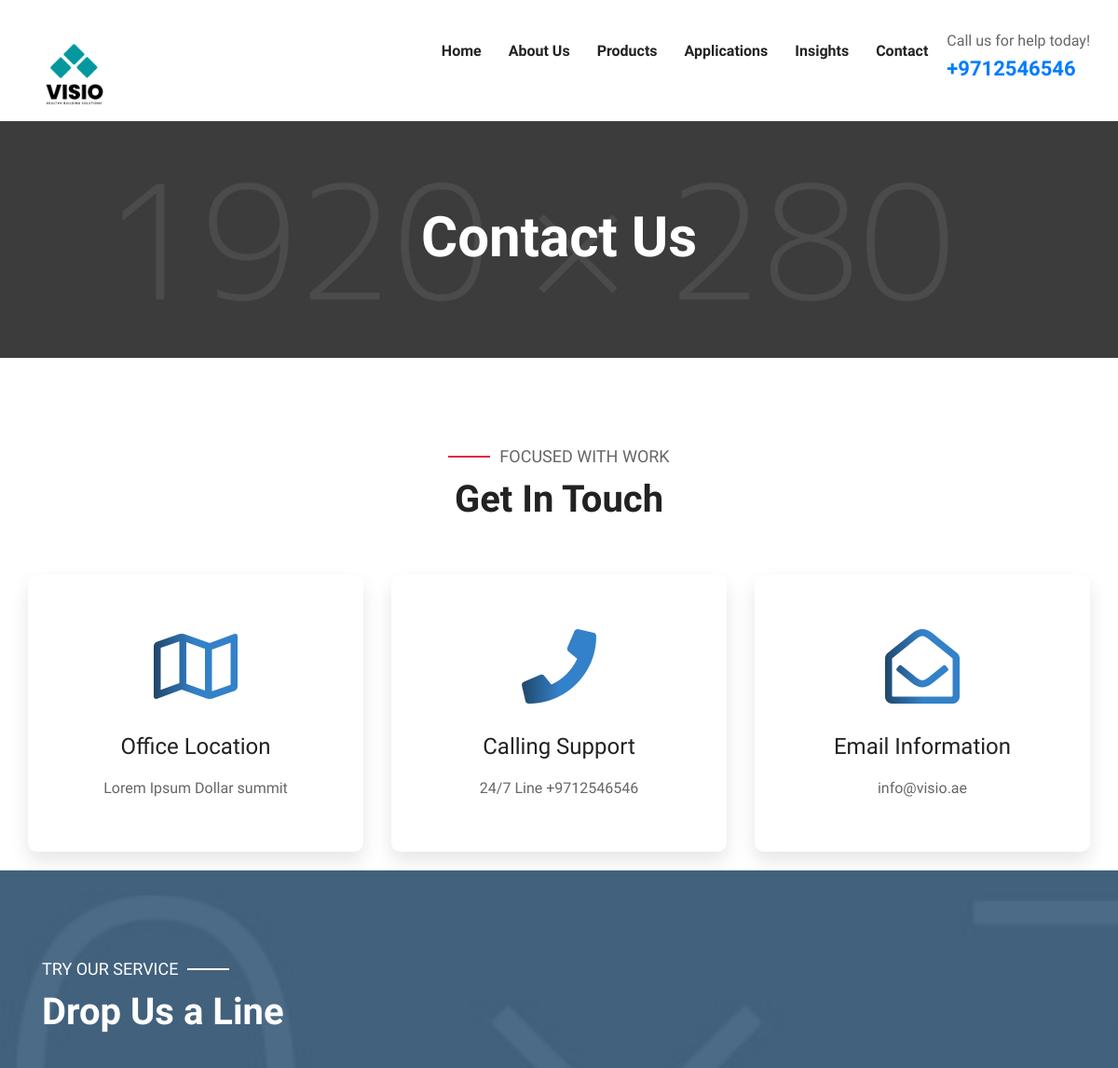
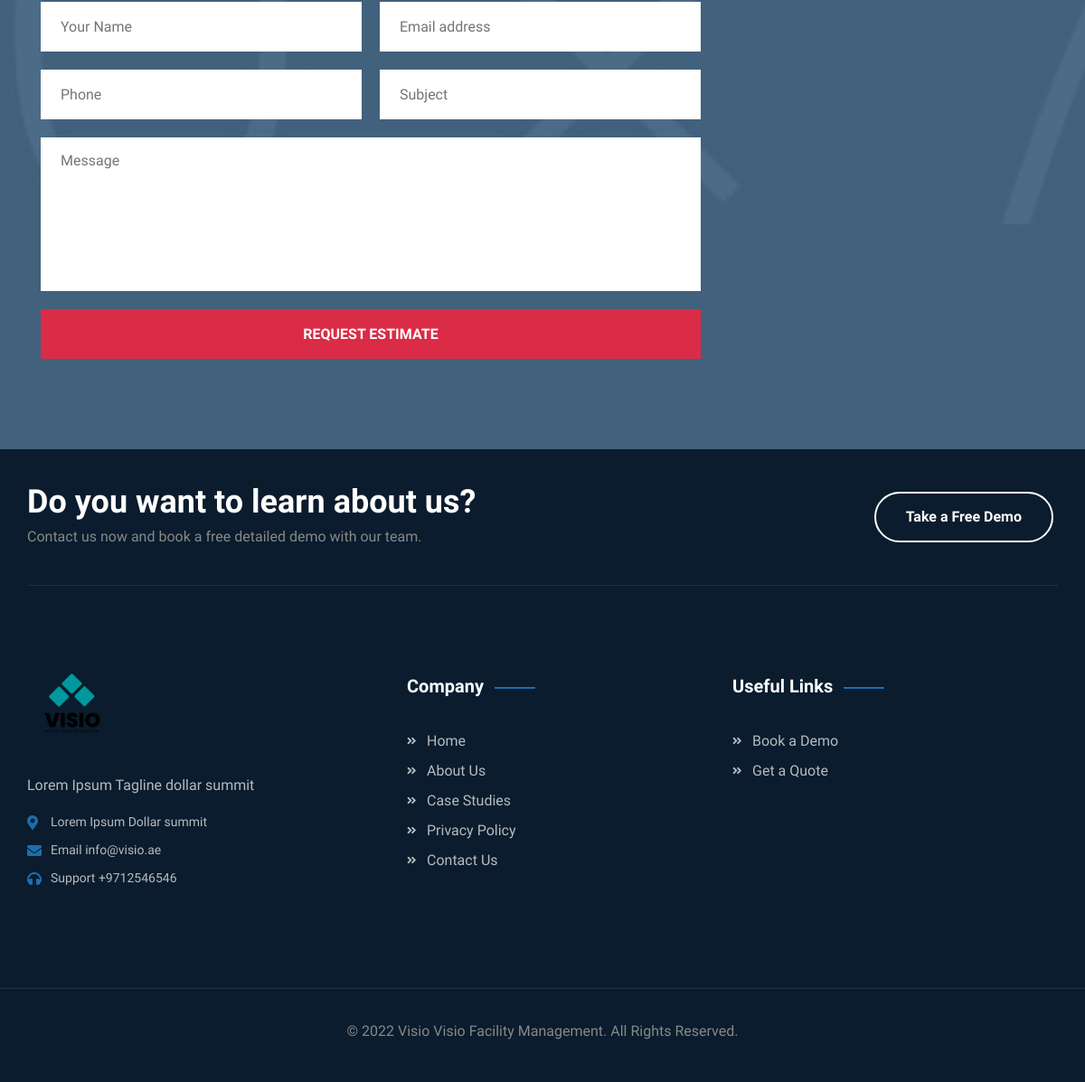
The page /contact-us/ on the database its author committed (2 pictures, top to bottom).
### Visio_Website/models.py (models this page shows, shortened)
class CompanyInformation(models.Model):
    website_name = models.CharField(max_length=1000)
    tag_line = models.TextField(null=True, blank=True)
    logo = models.ImageField(upload_to="images/company")
    favicon = models.ImageField(upload_to="images/company")
    copyright_text = models.TextField()
    class Meta:
        verbose_name = "Company Information"
        verbose_name_plural = "Company Information"

class ContactUs(models.Model):
    banner = models.ImageField(upload_to="images/", help_text="Upload image of size 1920x280")
    address = models.TextField(null=True, blank=True)
    email_address = models.TextField(null=True, blank=True)
    phone_number = models.TextField(null=True, blank=True)
    banner_section_2 = models.ImageField(upload_to="images/", help_text="Upload image of size 1920x785")
    class Meta:
        verbose_name = "Contact Us"
        verbose_name_plural = "Contact Us"

### Visio_Website/views.py (the view)
# urls.py: path('contact-us/', views.contact_us, name="contact_us"),
def contact_us(request):
    slider = Slider.objects.all()
    company_info = CompanyInformation.objects.first()
    intro_section = IntroSection.objects.all()
    supporting_content = SupportingContent.objects.first()
    services = Services.objects.all()
    statistics = Statistics.objects.first()
    features = Features.objects.all()
    why_us = WhyUs.objects.all()
    insight_section = InsightsSection.objects.first()
    teams = Team.objects.all()
    clients = Client.objects.all()
    testimonial = Testimonial.objects.all()
    blogs = Blog.objects.all()
    three_blogs = Blog.objects.all()[:3]
    all_products = Products.objects.all()
    all_applications = Applications.objects.all()
    about_us_info = AboutUs.objects.first()
    contact_us_info = ContactUs.objects.first()
    context = {
        "sliders": slider,
        "company_info": company_info,
        "intro_section": intro_section,
        "supporting_content": supporting_content,
        "services": services,
        "statistics": statistics,
        "features": features,
        "why_us": why_us,
        "insight_section": insight_section,
        "teams": teams,
        "clients": clients,
        "testimonials": testimonial,
        "blogs": blogs,
        "all_products": all_products,
        "all_applications": all_applications,
        "about_us_info": about_us_info,
        "contact_us_info": contact_us_info,
        "three_blogs": three_blogs,
    }
    return render(request, template_name="wsite/contact_us.html", context=context)

### templates/wsite/contact_us.html (shortened to what this page needs)
{% extends 'base/base.html' %}
{% load static %}
{% block header_class %}style-six {% endblock header_class %}
{% block main_content %}
    <section class="page-title centred"
             style="background-image: url({{ contact_us_info.banner.url }});">
        <div class="auto-container">
            <div class="content-box clearfix">
                <h1>Contact Us</h1>
            </div>
        </div>
    </section>
    <section class="contact-information centred">
        <div class="auto-container">
            <div class="sec-title right">
                <h5>focused with work</h5>
                <h2>Get In Touch</h2>
            </div>
            <div class="row clearfix">
                <div class="col-lg-4 col-md-6 col-sm-12 single-column">
                    <div class="single-item wow fadeInUp" data-wow-delay="00ms" data-wow-duration="1500ms">
                        <div class="inner-box">
                            <div class="icon-box"><i class="far fa-map"></i></div>
                            <h3>Office Location</h3>
                            <p>{{ contact_us_info.address }}</p>
                        </div>
                    </div>
                </div>
                <div class="col-lg-4 col-md-6 col-sm-12 single-column">
                    <div class="single-item wow fadeInUp" data-wow-delay="200ms" data-wow-duration="1500ms">
                        <div class="inner-box">
                            <div class="icon-box"><i class="fas fa-phone"></i></div>
                            <h3>Calling Support</h3>
                            <p>24/7 Line <a href="tel:{{ contact_us_info.phone_number }}">{{ contact_us_info.phone_number }}</a></p>
                        </div>
                    </div>
                </div>
                <div class="col-lg-4 col-md-6 col-sm-12 single-column">
                    <div class="single-item wow fadeInUp" data-wow-delay="400ms" data-wow-duration="1500ms">
                        <div class="inner-box">
                            <div class="icon-box"><i class="far fa-envelope-open"></i></div>
                            <h3>Email Information</h3>
                            <p><a href="mailto:{{ contact_us_info.email_address }}">{{ contact_us_info.email_address }}</a><br/></p>
                        </div>
                    </div>
                </div>
            </div>
        </div>
    </section>
    <section class="contact-style-two mt-20"
             style="background-image: url({{ contact_us_info.banner_section_2.url }});" id="contact_form">
        <div class=" auto-container">
            <div class="col-xl-8 col-lg-12 col-md-12 inner-column">
                <div class="sec-title left light">
                    <h5>try our service</h5>
                    <h2>Drop Us a Line</h2>
                </div>
                <form method="post" action="#" id="contact-form" class="default-form">
                    <div class="row clearfix">
                        <div class="col-lg-6 col-md-6 col-sm-12 form-group">
                            <input type="text" name="username" placeholder="Your Name" required="">
                        </div>
                        <div class="col-lg-6 col-md-6 col-sm-12 form-group">
                            <input type="email" name="email" placeholder="Email address" required="">
                        </div>
                        <div class="col-lg-6 col-md-6 col-sm-12 form-group">
                            <input type="text" name="phone" placeholder="Phone" required="">
                        </div>
                        <div class="col-lg-6 col-md-6 col-sm-12 form-group">
                            <input type="text" name="subject" placeholder="Subject" required="">
                        </div>
                        <div class="col-lg-12 col-md-12 col-sm-12 form-group">
                            <textarea name="message" placeholder="Message"></textarea>
                        </div>
                        <div class="col-lg-12 col-md-12 col-sm-12 form-group message-btn">
                            <button class="theme-btn style-one" type="submit" name="submit-form">request estimate
                            </button>
                        </div>
                    </div>
                </form>
            </div>
        </div>
    </section>
{% endblock main_content %}

### templates/base/base.html (shortened to what this page needs)
<!DOCTYPE html>
{% load static %}
<html lang="en">
<head>
    <link href="{% static 'css/font-awesome-all.css' %}" rel="stylesheet">
    <link href="{% static 'css/flaticon.css' %}" rel="stylesheet">
    <link href="{% static 'css/owl.css' %}" rel="stylesheet">
    <link href="{% static 'css/bootstrap.css' %}" rel="stylesheet">
    <link href="{% static 'css/jquery.fancybox.min.css' %}" rel="stylesheet">
    <link href="{% static 'css/animate.css' %}" rel="stylesheet">
    <link href="{% static 'css/color.css' %}" rel="stylesheet">
    <link href="{% static 'css/rtl.css' %}" rel="stylesheet">
    <link href="{% static 'css/style.css' %}" rel="stylesheet">
    <link href="{% static 'css/responsive.css' %}" rel="stylesheet">
</head>
<body class="boxed_wrapper ltr">
{% block main_header %}
    <header class="main-header style-one {% block header_class %} {% endblock header_class %}">
        <div class="header-lower">
            <div class="outer-box">
                <div class="auto-container">
                    <div class="main-box clearfix">
                        <div class="logo-box pull-left">
                            <figure class=""><a href="#"><img src="{{ company_info.logo.url }}" alt="" width="100"></a>
                            </figure>
                        </div>
                        <div class="menu-area pull-right clearfix">
                            <nav class="main-menu navbar-expand-md navbar-light">
                                <div class="collapse navbar-collapse show clearfix" id="navbarSupportedContent">
                                    <ul class="navigation clearfix">
                                        <li><a href="{% url 'home' %}">Home</a></li>
                                        <li><a href="{% url 'about_us' %}">About Us</a></li>
                                        <li><a href="{% url 'products' %}">Products</a></li>
                                        <li class="dropdown"><a href="#">Applications</a>
                                        </li>
                                        <li class="dropdown"><a href="#">Insights</a>
                                        </li>
                                        <li><a href="{% url 'contact_us' %}">Contact</a></li>
                                    </ul>
                                </div>
                            </nav>
                            <div class="menu-right-content clearfix">
                                <div class="support-box">
                                    <p>Call us for help today!</p>
                                    <h3>
                                        <a href="tel:{{ contact_us_info.phone_number }}">{{ contact_us_info.phone_number }}</a>
                                    </h3>
                                </div>
                            </div>
                        </div>
                    </div>
                </div>
            </div>
        </div>
    </header>
{% endblock main_header %}
{% block main_content %}
{% endblock main_content %}
{% block main_footer %}
    <footer class="main-footer alternet-3">
        <div class="footer-upper">
            <div class="auto-container">
                <div class="upper-inner clearfix">
                    <div class="text pull-left">
                        <h2>Do you want to learn about us?</h2>
                        <p>Contact us now and book a free detailed demo with our team.</p>
                    </div>
                    <div class="btn-box pull-right">
                        <a href="{% url 'contact_us' %}">Take a Free Demo</a>
                    </div>
                </div>
            </div>
        </div>
        <div class="footer-top">
            <div class="auto-container">
                <div class="widget-section">
                    <div class="row clearfix">
                        <div class="col-lg-4 col-md-6 col-sm-12 footer-column">
                            <div class="footer-widget logo-widget">
                                <figure class="footer-logo"><a href="{% url 'home' %}"><img
                                        src="{{ company_info.logo.url }}" width="100" alt=""></a></figure>
                                <div class="text">
                                    <p>{{ company_info.tag_line }}</p>
                                </div>
                                <ul class="info-list clearfix">
                                    <li><i class="fas fa-map-marker-alt"></i>{{ contact_us_info.address }}</li>
                                    <li><i class="fas fa-envelope"></i>Email <a
                                            href="mailto:{{ contact_us_info.email_address }}">{{ contact_us_info.email_address }}</a>
                                    </li>
                                    <li><i class="fas fa-headphones"></i>Support <a
                                            href="tel:{{ contact_us_info.phone_number }}">{{ contact_us_info.phone_number }}</a>
                                    </li>
                                </ul>
                            </div>
                        </div>
                        <div class="col-lg-4 col-md-6 col-sm-12 footer-column">
                            <div class="footer-widget links-widget ml-70">
                                <div class="widget-title">
                                    <h4>Company</h4>
                                </div>
                                <div class="widget-content">
                                    <ul class="list clearfix">
                                        <li><a href="{% url 'home' %}">Home</a></li>
                                        <li><a href="{% url 'about_us' %}">About Us</a></li>
                                        <li><a href="{% url 'case_studies' %}">Case Studies</a></li>
                                        <li><a href="#">Privacy Policy</a></li>
                                        <li><a href="{% url 'contact_us' %}">Contact Us</a></li>
                                    </ul>
                                </div>
                            </div>
                        </div>
                        <div class="col-lg-4 col-md-6 col-sm-12 footer-column">
                            <div class="footer-widget links-widget">
                                <div class="widget-title">
                                    <h4>Useful Links</h4>
                                </div>
                                <div class="widget-content">
                                    <ul class="list clearfix">
                                        <li><a href="{% url 'contact_us' %}">Book a Demo</a></li>
                                        <li><a href="{% url 'contact_us' %}">Get a Quote</a></li>
                                    </ul>
                                </div>
                            </div>
                        </div>
                    </div>
                </div>
            </div>
        </div>
        <div class="footer-bottom">
            <div class="auto-container">
                <div class="copyright">
                    <p>&copy;
                        <a href="">{{ company_info.website_name }}</a> {{ company_info.copyright_text }}
                    </p>
                </div>
            </div>
        </div>
    </footer>
{% endblock main_footer %}
</body>
</html>

### static/css/color.css (style rules this page uses)
.theme-btn.style-one { background: #da2c46; }
.sec-title h5:before { background: #da2c46; }
.main-footer .widget-section .logo-widget .info-list li i { color: #da2c46; }
.main-footer .widget-section .footer-widget .widget-title h4:before { background: #da2c46; }
.main-footer.alternet-3 .widget-section .logo-widget .info-list li i { color: #1c6ead; }
.main-footer.alternet-3 .widget-section .footer-widget .widget-title h4:before { background: #1c6ead; }
.contact-information .single-item .inner-box .icon-box i { background: -webkit-linear-gradient(0deg, #20476a, #3381c9 50%); }

### static/css/rtl.css (style rules this page uses)
.ltr { direction: ltr; }

### static/css/responsive.css (style rules this page uses)
@media only screen and (max-width: 1200px) { .main-header .header-lower .menu-right-content { padding: 0px; margin: 35px 0px 0px 0px; } }
@media only screen and (max-width: 1200px) { .main-header.style-one .header-lower .menu-right-content:before { display: none; } }
@media only screen and (max-width: 1200px) { .main-footer .links-widget.ml-70 { margin-left: 30px; } }
@media only screen and (max-width: 1200px) { .main-header .header-lower .menu-right-content { margin-left: 20px; } }

### rows shown on the page
CompanyInformation: logo (picture), tag_line "Lorem Ipsum Tagline dollar summit", website_name "Visio", copyright_text "Visio Facility Management. All Rights Reserved."
ContactUs: phone_number "+9712546546", banner (picture), address "Lorem Ipsum Dollar summit", email_address "info@visio.ae", banner_section_2 (picture)
